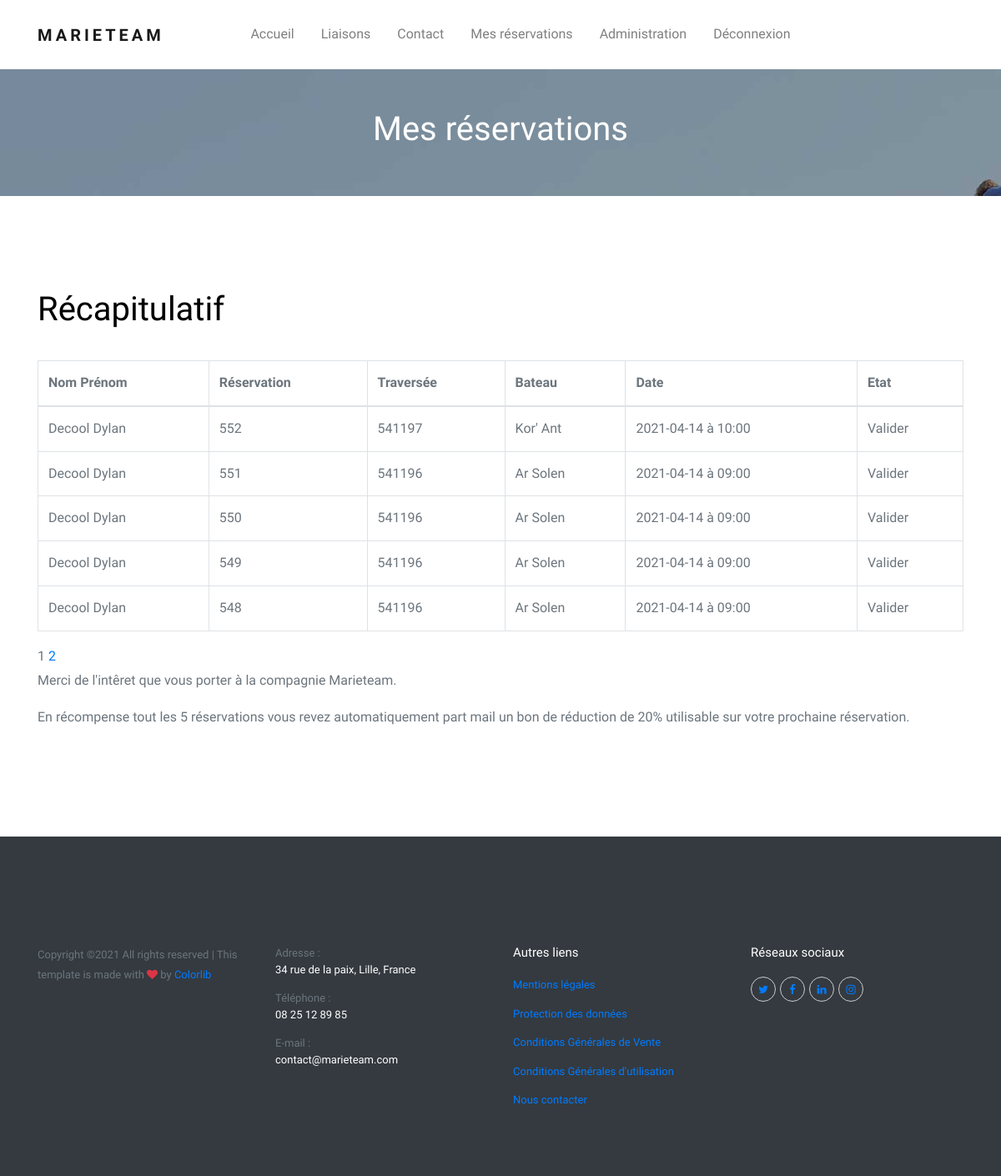
Screenshot of /mes-reservations.php (signed in) with the database file from the repository.
### tables this page shows
CREATE TABLE IF NOT EXISTS `reservation` (
  `num_reservation` int(11) NOT NULL,
  `num_traversee` int(11) NOT NULL,
  `id_utilisateurs` int(11) NOT NULL,
  PRIMARY KEY (`num_reservation`),
  KEY `RESERVATION_TRAVERSEE_FK` (`num_traversee`),
  KEY `id_utilisateurs` (`id_utilisateurs`)
);

CREATE TABLE IF NOT EXISTS `utilisateurs` (
  `id` int(11) NOT NULL AUTO_INCREMENT,
  `nom` varchar(250) NOT NULL,
  `prenom` varchar(250) NOT NULL,
  `mail` varchar(250) NOT NULL,
  `mot_de_passe` varchar(250) NOT NULL,
  `grade` int(1) NOT NULL,
  PRIMARY KEY (`id`)
);

CREATE TABLE IF NOT EXISTS `bateau` (
  `id_bateau` int(11) NOT NULL AUTO_INCREMENT,
  `nom` varchar(80) NOT NULL,
  `longueur` varchar(150) NOT NULL,
  `largeur` varchar(150) NOT NULL,
  `vitesse` varchar(150) NOT NULL,
  `equipements` varchar(150) NOT NULL,
  `image` varchar(150) NOT NULL,
  PRIMARY KEY (`id_bateau`)
);

CREATE TABLE IF NOT EXISTS `traversee` (
  `num_traversee` int(11) NOT NULL,
  `date` date NOT NULL,
  `heure` time NOT NULL,
  `code_liaison` int(11) NOT NULL,
  `id_bateau` int(11) NOT NULL,
  PRIMARY KEY (`num_traversee`),
  KEY `TRAVERSEE_LIAISON_FK` (`code_liaison`),
  KEY `TRAVERSEE_BATEAU0_FK` (`id_bateau`)
);

### db_connect.php (called while the page is built)
<?php
function get_bdd(){
$servername = 'localhost';
$username = 'root';
$password = '';
return new PDO("mysql:host=$servername;dbname=marieteam", $username, $password);
}

### mes-reservations.php (the view, shortened to what this page needs)
<?php
require_once('db_connect.php');
$id_utilisateur = $_SESSION['id_utilisateur'];
  $reservationParPage = 5;
  $id_session = $id_utilisateur;
  $reservationTotalesReq = get_bdd()->query("SELECT num_reservation FROM reservation WHERE id_utilisateurs='$id_session'");
  $reservationTotales = $reservationTotalesReq->rowCount();
  $pagesTotales = ceil($reservationTotales/$reservationParPage);
  if(isset($_GET['page']) AND !empty($_GET['page']) AND $_GET['page'] > 0 AND $_GET['page'] <= $pagesTotales) {
     $_GET['page'] = intval($_GET['page']);
     $pageCourante = $_GET['page'];
  } else {
     $pageCourante = 1;
  }
  $depart = ($pageCourante-1)*$reservationParPage;
?>
    <!doctype html>
<html lang="fr">
  <head>
    <link rel="stylesheet" href="css/bootstrap.css">
    <link rel="stylesheet" href="css/animate.css">
    <link rel="stylesheet" href="css/owl.carousel.min.css">
    <link rel="stylesheet" href="css/bootstrap-datepicker.css">
    <link rel="stylesheet" href="css/jquery.timepicker.css">
    <link rel="stylesheet" href="fonts/ionicons/css/ionicons.min.css">
    <link rel="stylesheet" href="fonts/fontawesome/css/font-awesome.min.css">
    <link rel="stylesheet" href="css/style.css">
    <link rel="stylesheet" href="fonts/flaticon/font/flaticon.css">
  </head>
  <body>
    <header role="banner">
      <nav class="navbar navbar-expand-lg navbar-light bg-light">
        <div class="container">
          <a class="navbar-brand position-absolute" href="index.php">MarieTeam</a>
          <div class="collapse navbar-collapse position-relative" id="navbarsExample05">
            <ul class="navbar-nav mx-auto pl-lg-5 pl-0 d-flex align-items-center">
              <li class="nav-item">
                <a class="nav-link" href="index.php">Accueil</a>
              </li>
              <li class="nav-item">
                <a class="nav-link" href="liaisons.php">Liaisons</a>
              </li>
              <li class="nav-item">
                <a class="nav-link" href="contact.php">Contact</a>
              </li>
              <?php
                if(isset($_SESSION['id_utilisateur'])){
                  ?>
                 <li class="nav-item">
                <a class="nav-link" href="mes-reservations.php">Mes réservations</a>
              </li>
              <li class="nav-item">
                <a class="nav-link" href="/admin/index.php">Administration</a>
              </li>
              <li class="nav-item">
                <a class="nav-link" href="deconnexion.php">Déconnexion</a>
              </li>
              <?php }else{ ?>
              <li class="nav-item">
                <a class="nav-link" href="connexion_inscription.php">Connexion / Inscription</a>
              </li>
              <?php } ?>
            </ul>
          </div>
        </div>
      </nav>
    </header>
    <section class="inner-page">
      <div class="slider-item py-5" style="background-image: url('img/slider-1.jpg');">
        <div class="container">
          <div class="row slider-text align-items-center justify-content-center text-center">
            <div class="col-md-7 col-sm-12 element-animate">
              <h1 class="text-white">Mes réservations</h1>
            </div>
          </div>
        </div>
      </div>
    </section>
    <section class="section">
      <div class="container">
        <div class="row">
          <div class="col-md-12">
            <h1>Récapitulatif</h1><br>
          <table class="table table-bordered">
        <thead>
          <tr>
            <th scope="col">Nom Prénom</th>
            <th scope="col">Réservation</th>
            <th scope="col">Traversée</th>
            <th scope="col">Bateau</th>
            <th scope="col">Date</th>
            <th scope="col">Etat</th>
          </tr>
        </thead>
    <tbody>
    <?php
     $req = get_bdd()->query('SELECT * FROM reservation where	id_utilisateurs='.$id_utilisateur.' ORDER BY num_reservation DESC LIMIT '.$depart.','.$reservationParPage);
      while ($donnees = $req->fetch()){
    ?>
      <tr>
      <?php
      $infosUtilisateurReservation = get_bdd()->query("SELECT nom, prenom FROM utilisateurs WHERE id='$id_utilisateur'")->fetch();
      $num_traversee = $donnees['num_traversee'];
      $infosBateau = get_bdd()->query("SELECT id_bateau, date, heure FROM traversee WHERE num_traversee='$num_traversee'")->fetch();
      $id_bateau = $infosBateau[0];
      $date_traversee = $infosBateau[1];
      $heure_traversee = $infosBateau[2];
      $infosNomBateau = get_bdd()->query("SELECT nom FROM bateau WHERE id_bateau='$id_bateau'")->fetch();
      ?>
        <td><?php echo ucwords($infosUtilisateurReservation['nom']." ".$infosUtilisateurReservation['prenom']); ?></td>
        <td><?php echo $donnees['num_reservation']; ?></td>
        <td><?php echo $num_traversee; ?></td>
        <td><?php echo $infosNomBateau['nom']; ?></td>
        <td><?php echo $date_traversee." à ".substr($heure_traversee, 0, -3); ?></td>
        <td>Valider</td>
      </tr>
<?php } ?>
    </tbody>
  </table>
  <?php
      for($i=1;$i<=$pagesTotales;$i++) {
         if($i == $pageCourante) {
            echo $i.' ';
         } else {
            echo '<a href="mes-reservations.php?page='.$i.'">'.$i.'</a> ';
         }
      }
      ?>
                <p>Merci de l'intêret que vous porter à la compagnie Marieteam.</p>
                <p>En récompense tout les 5 réservations vous revez automatiquement part mail un bon de réduction de 20% utilisable sur votre prochaine réservation.</p>
          </div>
        </div>
      </div>
    </section>
    <?php include('PhpTools/footer.php');?>
  </body>
</html>

### PhpTools/footer.php (shortened to what this page needs)
<footer class="site-footer bg-dark" role="contentinfo">
      <div class="container">
        <div class="row">
          <div class="col-md-3">
            <p>
            Copyright &copy;<script>document.write(new Date().getFullYear());</script> All rights reserved | This template is made with <i class="fa fa-heart text-danger" aria-hidden="true"></i> by <a href="https://colorlib.com" target="_blank" >Colorlib</a>
            </p>
          </div>
          <div class="col-md-3">
            <ul class="list-unstyled footer-link">
              <li><span class="mr-3 d-block">Adresse :</span><span class="text-white">34 rue de la paix, Lille, France</span></li>
              <li><span class="mr-3 d-block">Téléphone :</span><span class="text-white">08 25 12 89 85</span></li>
              <li><span class="mr-3 d-block">E-mail :</span><span class="text-white">contact@marieteam.com</span></li>
            </ul>
          </div>
          <div class="col-md-3">
            <h3 class="text-white">Autres liens</h3>
            <ul class="list-unstyled footer-link">
              <li><a href="#" data-toggle="modal" data-target="#mentions_legales">Mentions légales</a></li>
              <li><a href="#" data-toggle="modal" data-target="#protection_des_donnees">Protection des données</a></li>
              <li><a href="#" data-toggle="modal" data-target="#conditions_generales_de_vente">Conditions Générales de Vente</a></li>
			        <li><a href="#" data-toggle="modal" data-target="#conditions_denerales_d_utilisation">Conditions Générales d'utilisation</a></li>
              <li><a href="contact.php">Nous contacter</a></li>
            </ul>
          </div>
          <div class="col-md-3">
            <h3 class="text-white">Réseaux sociaux</h3>
            <ul class="list-unstyled footer-link d-flex footer-social">
              <li><a href="#" class="p-2"><span class="fa fa-twitter"></span></a></li>
              <li><a href="#" class="p-2"><span class="fa fa-facebook"></span></a></li>
              <li><a href="#" class="p-2"><span class="fa fa-linkedin"></span></a></li>
              <li><a href="#" class="p-2"><span class="fa fa-instagram"></span></a></li>
            </ul>
          </div>
        </div>
      </div>
    </footer>

### css/style.css (style rules this page uses)
body { background: #fff; font-family: "Niramit", Arial, sans-serif; font-weight: 300; font-size: 16px; line-height: 1.8; color: #6c757d; }
a { -webkit-transition: .3s all ease; -o-transition: .3s all ease; transition: .3s all ease; text-decoration: none; }
h1, h2, h3, h4, h5 { color: #000; font-family: "K2D", sans-serif; }
header { position: relative; top: 0; left: 0; width: 100%; z-index: 5; }
header .navbar-brand { text-transform: uppercase; letter-spacing: .2em; font-weight: 700; position: relative; z-index: 7; }
header .navbar { padding-top: 0; padding-bottom: 0; background: white !important; }
header .navbar .nav-link { padding: 1.7rem 1rem !important; outline: none !important; }
.section { padding: 7em 0; }
.site-footer { padding: 10em 0 5em 0; background: #f2f2f2; font-size: 13px; }
.site-footer p:last-child { margin-bottom: 0; }
.site-footer a { color: #007bff; }
.site-footer h3 { font-size: 15px; margin-bottom: 20px; }
.site-footer .footer-link li { line-height: 1.5; margin-bottom: 15px; }
.footer-social a { line-height: 0; border-radius: 50%; margin: 0 5px 5px 0; border: 1px solid #ccc; width: 30px; height: 30px; text-align: center; display: inline-block; }
.element-animate { opacity: 0; visibility: hidden; }

### rows the page displays
reservation: id_utilisateurs.prenom "Decool Dylan", num_reservation "552", num_traversee "541197", bateau.nom "Kor' Ant", num_traversee.date "2021-04-14", num_traversee.heure "10:00"
reservation: id_utilisateurs.prenom "Decool Dylan", num_reservation "551", num_traversee "541196", bateau.nom "Ar Solen", num_traversee.date "2021-04-14", num_traversee.heure "09:00"
reservation: id_utilisateurs.prenom "Decool Dylan", num_reservation "550", num_traversee "541196", bateau.nom "Ar Solen", num_traversee.date "2021-04-14", num_traversee.heure "09:00"
reservation: id_utilisateurs.prenom "Decool Dylan", num_reservation "549", num_traversee "541196", bateau.nom "Ar Solen", num_traversee.date "2021-04-14", num_traversee.heure "09:00"
reservation: id_utilisateurs.prenom "Decool Dylan", num_reservation "548", num_traversee "541196", bateau.nom "Ar Solen", num_traversee.date "2021-04-14", num_traversee.heure "09:00"
